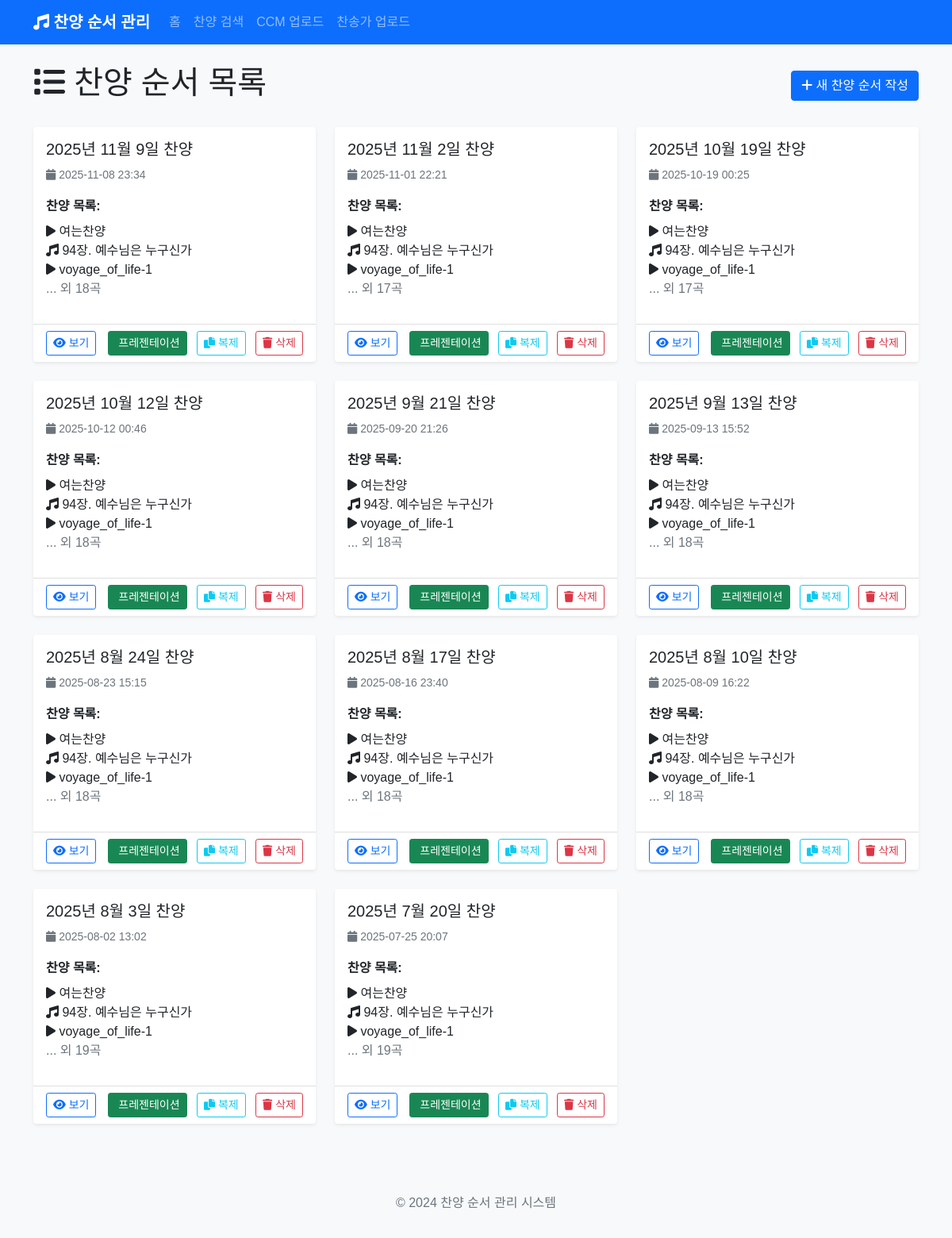
Before: / with the older database file.
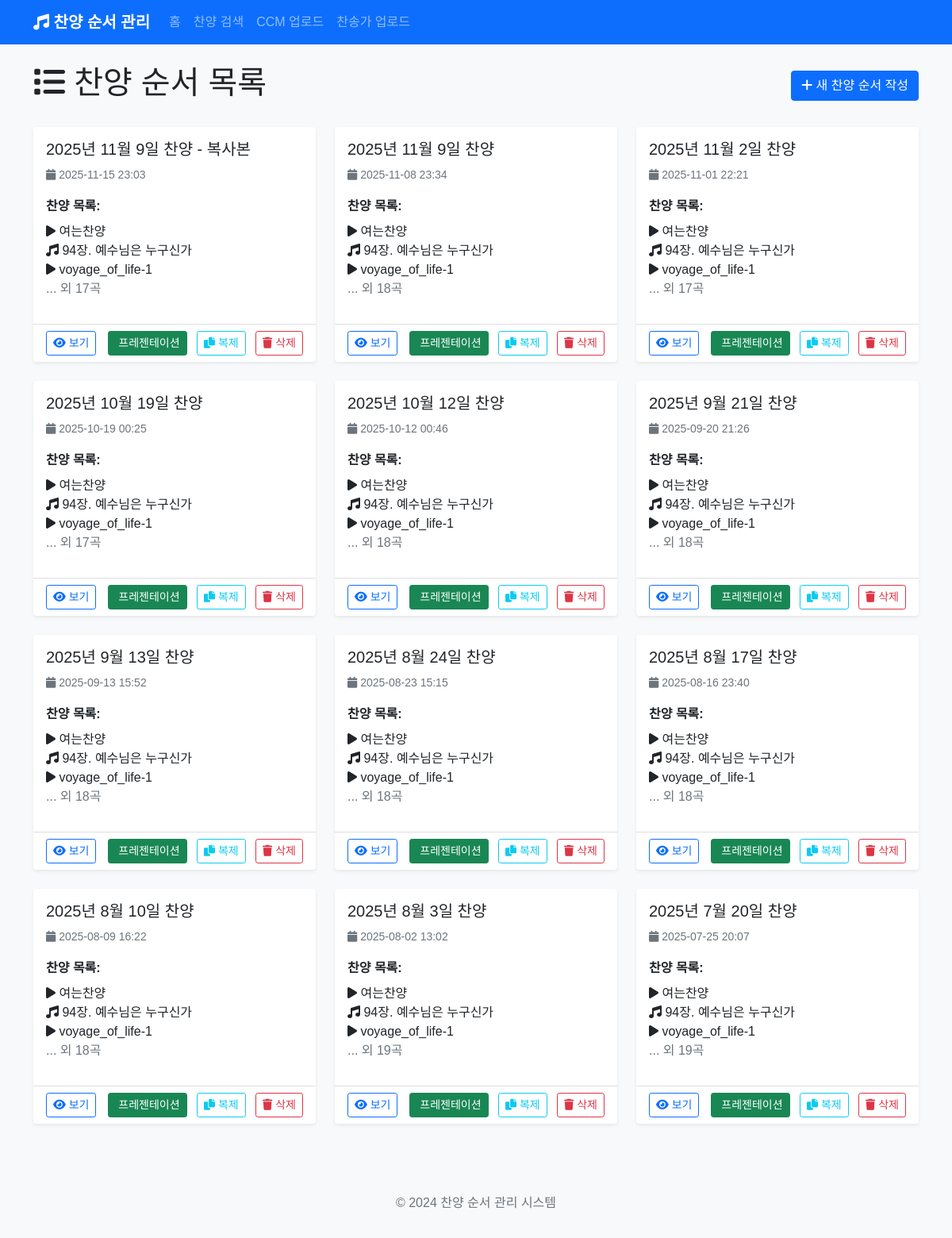
After: the same page with the newer database file.
### app.py (models this page shows)
class PraisePost(db.Model):
    id = db.Column(db.Integer, primary_key=True)
    title = db.Column(db.String(200), nullable=False)
    content = db.Column(db.Text, nullable=False)
    created_at = db.Column(db.DateTime, default=datetime.utcnow)
    songs = db.relationship('Song', backref='praise_post', lazy=True, cascade='all, delete-orphan')
    background_image = db.Column(db.String(500))  # 전체 배경 이미지
    parallax_image = db.Column(db.String(500))  # 패럴랙스 배경 이미지

class Song(db.Model):
    id = db.Column(db.Integer, primary_key=True)
    title = db.Column(db.String(200), nullable=False)
    song_type = db.Column(db.String(50), nullable=False)  # 'hymn', 'ccm', 'section', 'media'
    hymn_number = db.Column(db.String(10))  # 찬송가 번호
    lyrics = db.Column(db.Text)  # 가사
    order = db.Column(db.Integer, nullable=False)
    praise_post_id = db.Column(db.Integer, db.ForeignKey('praise_post.id'), nullable=False)
    section_title = db.Column(db.String(200))  # 섹션 제목 (예: 찬양순서1)
    media_type = db.Column(db.String(50))  # 'image', 'video'
    media_url = db.Column(db.String(500))  # 미디어 파일 경로
    background_image = db.Column(db.String(500))  # 배경 이미지

### app.py (the view)
@app.route('/')
def index():
    posts = PraisePost.query.order_by(PraisePost.created_at.desc()).all()
    return render_template('index.html', posts=posts)

### templates/index.html (shortened to what this page needs)
{% extends "base.html" %}
{% block content %}
<div class="row">
    <div class="col-12">
        <div class="d-flex justify-content-between align-items-center mb-4">
            <h1><i class="fas fa-list"></i> 찬양 순서 목록</h1>
            <a href="{{ url_for('new_post') }}" class="btn btn-primary">
                <i class="fas fa-plus"></i> 새 찬양 순서 작성
            </a>
        </div>
    </div>
</div>
{% if posts %}
<div class="row">
    {% for post in posts %}
    <div class="col-md-6 col-lg-4 mb-4">
        <div class="card h-100 shadow-sm">
            <div class="card-body">
                <h5 class="card-title">{{ post.title }}</h5>
                <p class="card-text text-muted">
                    <small>
                        <i class="fas fa-calendar"></i> {{ post.created_at.strftime('%Y-%m-%d %H:%M') }}
                    </small>
                </p>
                <div class="mb-3">
                    <strong>찬양 목록:</strong>
                    <ul class="list-unstyled mt-2">
                        {% for song in post.songs[:3] %}
                        <li>
                            <i class="fas fa-{{ 'music' if song.song_type == 'hymn' else 'play' }}"></i>
                            {% if song.song_type == 'hymn' %}
                                {{ song.hymn_number }}장. {{ song.title }}
                            {% else %}
                                {{ song.title }}
                            {% endif %}
                        </li>
                        {% endfor %}
                        {% if post.songs|length > 3 %}
                        <li class="text-muted">... 외 {{ post.songs|length - 3 }}곡</li>
                        {% endif %}
                    </ul>
                </div>
            </div>
            <div class="card-footer bg-transparent">
                <div class="d-flex justify-content-between align-items-center">
                    <div>
                        <a href="{{ url_for('view_post', post_id=post.id) }}" class="btn btn-outline-primary btn-sm">
                            <i class="fas fa-eye"></i> 보기
                        </a>
                    </div>
                    <div>
                        <a href="{{ url_for('presentation', post_id=post.id) }}" class="btn btn-success btn-sm me-2" target="_blank">
                             프레젠테이션
                        </a>
                        <button type="button" class="btn btn-outline-info btn-sm me-2" onclick="duplicatePost({{ post.id }}, '{{ post.title }}')" title="복제하기">
                            <i class="fas fa-copy"></i> 복제
                        </button>
                        <button type="button" class="btn btn-outline-danger btn-sm" onclick="confirmDelete({{ post.id }}, '{{ post.title }}')">
                            <i class="fas fa-trash"></i> 삭제
                        </button>
                    </div>
                </div>
            </div>
        </div>
    </div>
    {% endfor %}
</div>
{% endif %}
{% endblock %}

### templates/base.html (shortened to what this page needs)
<!DOCTYPE html>
<html lang="ko">
<head>
    <link href="https://cdn.jsdelivr.net/npm/bootstrap@5.1.3/dist/css/bootstrap.min.css" rel="stylesheet">
    <link href="https://cdnjs.cloudflare.com/ajax/libs/font-awesome/6.0.0/css/all.min.css" rel="stylesheet">
    <link href="{{ url_for('static', filename='css/style.css') }}" rel="stylesheet">
</head>
<body>
    <nav class="navbar navbar-expand-lg navbar-dark bg-primary">
        <div class="container">
            <a class="navbar-brand" href="{{ url_for('index') }}">
                <i class="fas fa-music"></i> 찬양 순서 관리
            </a>
            <div class="collapse navbar-collapse" id="navbarNav">
                <ul class="navbar-nav me-auto">
                    <li class="nav-item">
                        <a class="nav-link" href="{{ url_for('index') }}">홈</a>
                    </li>
                    <li class="nav-item">
                        <a class="nav-link" href="{{ url_for('search') }}">찬양 검색</a>
                    </li>
                    <li class="nav-item">
                        <a class="nav-link" href="{{ url_for('upload_ccm') }}">CCM 업로드</a>
                    </li>
                    <li class="nav-item">
                        <a class="nav-link" href="{{ url_for('upload_hymn') }}">찬송가 업로드</a>
                    </li>
                </ul>
            </div>
        </div>
    </nav>
    <main class="container mt-4">
        {% block content %}{% endblock %}
    </main>
    <footer class="bg-light text-center text-muted py-3 mt-5">
        <div class="container">
            <p>&copy; 2024 찬양 순서 관리 시스템</p>
        </div>
    </footer>
</body>
</html>

### static/css/style.css (style rules this page uses)
body { font-family: 'Noto Sans KR', sans-serif; background-color: #f8f9fa; }
.navbar-brand { font-weight: bold; }
.card { border: none; box-shadow: 0 0.125rem 0.25rem rgba(0, 0, 0, 0.075); transition: box-shadow 0.15s ease-in-out; }
.btn { transition: all 0.15s ease-in-out; }

Changed rows visible on the page:
added PraisePost: title "2025년 11월 9일 찬양 - 복사본", created_at "2025-11-15 23:03", songs|length "17"
added Song: title "여는찬양", shown under "2025년 11월 9일 찬양 - 복사본"
added Song: hymn_number "94", title "예수님은 누구신가", shown under "2025년 11월 9일 찬양 - 복사본"
added Song: title "voyage_of_life-1", shown under "2025년 11월 9일 찬양 - 복사본"
